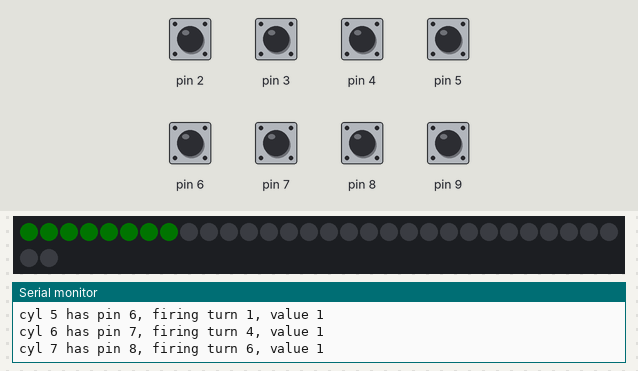
Bench run of a sketch on a simulated Arduino Uno, built with avr-gcc and run on an emulated ATmega328P. Parts: 32 RGB LEDs in strip order, left to right, continuing on the next row, the last lines printed to the serial monitor. The inputs (shaded band) are chosen by the test bench; at power-on: pin 2–9 HIGH. Dim RGB values are drawn brighter than linear.

Above: at 1.4 s.
2.7 s: pin 2 pulled LOW for 0.15 s
4.3 s: pin 3 pulled LOW for 0.15 s
At 5.6 s:
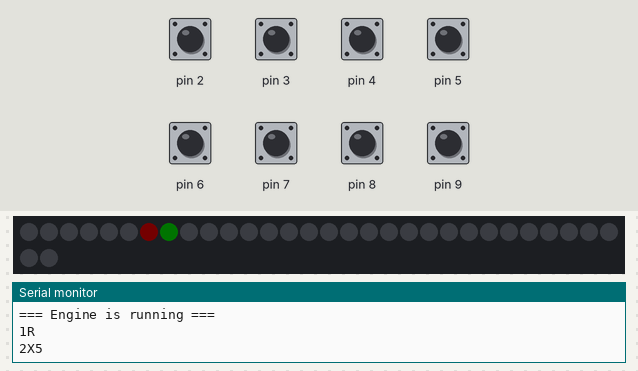
5.9 s: pin 6 pulled LOW for 0.15 s
7.5 s: pin 4 pulled LOW for 0.15 s
At 8.3 s:
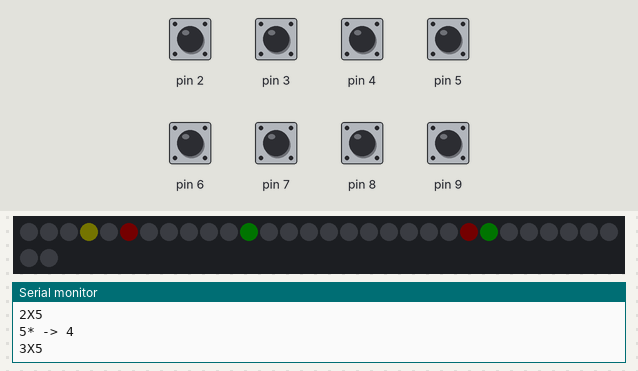
9.1 s: pin 5 pulled LOW for 0.15 s
At 9.17 s:
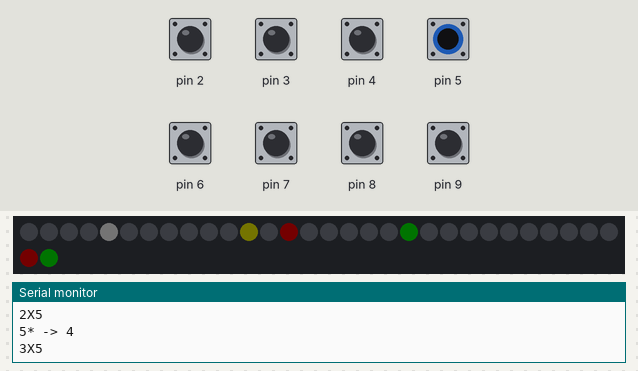
10.7 s: pin 7 pulled LOW for 0.15 s
At 11.9 s:
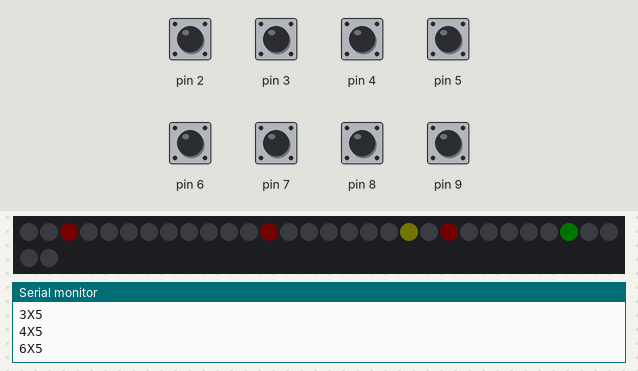
Timing chart, 0 to 13.3 s (numbered marks = the images above; inputs shaded):
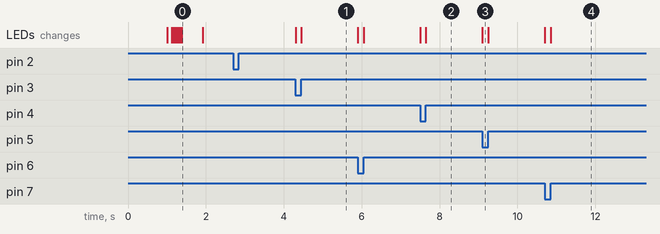

The sketch:

efi_monitor.ino
```cpp
#include "FastLED.h"

// enable this to get output of status to serial at runtime - fine for slow RPM, but can slow things down too much to cope with high RPM.
#define SERIAL_DEBUG
// note that status is sent to serial during startup anyway, this only enables status during run.

#define DATA_PIN 13
#define LED_TYPE WS2812B
#define COLOR_ORDER GRB
static unsigned int const num_led_cols = 8;
static unsigned int const num_led_rows = 4;
static unsigned int const num_leds = num_led_rows * num_led_cols;
#define BRIGHTNESS 96

CRGB leds[num_leds];

uint8_t constexpr const num_cyls = 8;
uint8_t cylinder_pins[num_cyls]{2, 3, 4, 5, 6, 7, 8, 9}; // digital pin number corresponding to each cylinder
uint8_t cylinder_leds[num_cyls]{7, 6, 5, 4, 3, 2, 1, 0}; // first led index corresponding to cylinder
uint8_t cylinder_last_state[num_cyls];

// modify this to test different firing orders:
uint8_t firing_order[num_cyls]{1, 5, 4, 8, 6, 3, 7, 2};  // expected firing order, cylinders indexed from 1 for human-readable clarity
uint8_t firing_turn[num_cyls];  // the turn when each cylinder fires - generated from firing order

uint8_t pulse_in_cycle = num_cyls + 1; // where we are in the engine cycle - default "impossible" value for validation
uint8_t fired_last = 0;
uint8_t expected_to_fire_next = 0;

void setup() {
  delay(1000); // initial delay of a few seconds is recommended for FastLED
  FastLED.addLeds<LED_TYPE, DATA_PIN, COLOR_ORDER>(leds, num_leds).setCorrection(UncorrectedColor); // initializes LED strip
  //FastLED.setBrightness(BRIGHTNESS);// global brightness

  // turn off the LEDs as soon as possible after start
  for(unsigned int led = 0; led != num_leds; ++led) {
    leds[led] = 0x000000;
  }
  FastLED.show();

  Serial.begin(9600);
  Serial.println("=== Restart ===");

  // firing order input is human-readable, firing order array from indexed from 1 to indexed from 0 for easier machine processing
  Serial.print("Firing order: ");
  for(unsigned int i = 0; i != num_cyls; ++i) {
    Serial.print(firing_order[i]);
    Serial.print(" ");
    --firing_order[i];
  }
  Serial.println();
  for(unsigned int cyl = 0; cyl != num_cyls; ++cyl) {
    for(unsigned int i = 0; i != num_cyls; ++i) {
      if(firing_order[i] == cyl) {
        firing_turn[cyl] = i;
        break;
      }
    }
  }

  for(unsigned int cyl = 0; cyl != num_cyls; ++cyl) {
    pinMode(cylinder_pins[cyl], INPUT_PULLUP);
  }
  delay(100);
  for(unsigned int cyl = 0; cyl != num_cyls; ++cyl) {
    cylinder_last_state[cyl] = digitalRead(cylinder_pins[cyl]);
    Serial.print("cyl ");
    Serial.print(cyl + 1);
    Serial.print(" has pin ");
    Serial.print(cylinder_pins[cyl]);
    Serial.print(", firing turn ");
    Serial.print(firing_turn[cyl]);
    Serial.print(", value ");
    Serial.println(cylinder_last_state[cyl]);

    if(cylinder_last_state[cyl] == HIGH) {
      leds[cylinder_leds[cyl]] = 0x000100;
    } else {
      leds[cylinder_leds[cyl]] = 0x010000;
    }
    FastLED.show();
  }
  delay(500);
  for(unsigned int led = 0; led != num_leds; ++led) {
    leds[led] = 0x000000;
  }
  FastLED.show();
  Serial.println("=== Waiting for first pulse ===");

  while(pulse_in_cycle == num_cyls + 1) {
    for(unsigned int cyl = 0; cyl != num_cyls; ++cyl) {
      uint8_t cylinder_new_state = digitalRead(cylinder_pins[cyl]);
      if(cylinder_last_state[cyl] != cylinder_new_state) {
        cylinder_last_state[cyl] = cylinder_new_state;
        if(cylinder_new_state == LOW) {
          fired_last = cyl;

          // we've received a pulse - find out where we are in the cycle based on the firing order
          for(unsigned int i = 0; i != num_cyls; ++i) {
            if(firing_order[i] == cyl) {
              pulse_in_cycle = i;
              Serial.print("First pulse received on cyl ");
              Serial.print(cyl + 1);
              Serial.print(" so we're at ignition ");
              Serial.print(pulse_in_cycle);
              Serial.println(" in the cycle.");
              break;
            }
          }
          if(pulse_in_cycle == num_cyls + 1) {
            Serial.print("ERROR: Pulse received on cyl ");
            Serial.print(cyl + 1);
            Serial.println(" but that cylinder wasn't found in the firing order!  Fix the firing order definition.  Carrying on, but all cylinder fires will show wrong order.");
          } else {
            break;
          }
        }
      }
    }
  }

  uint8_t next_pulse = (pulse_in_cycle + 1) % num_cyls;
  expected_to_fire_next = firing_order[next_pulse];
  Serial.print("Next pulse ");
  Serial.print(next_pulse);
  Serial.print(", expect cyl ");
  Serial.print(expected_to_fire_next + 1);
  Serial.println(" to fire next.");

  Serial.println("=== Engine is running ===");
}

void display_and_scroll() {
  FastLED.show();
  for(unsigned int led_row = num_led_rows - 1; led_row != 0; --led_row) {
    for(unsigned int led_col = 0; led_col != num_led_cols; ++led_col) {
      leds[led_col + (led_row * num_led_cols)] = leds[led_col + ((led_row - 1) * num_led_cols)]; // cascade LED colours along the matrix
    }
  }
  for(unsigned int led_col = 0; led_col != num_led_cols; ++led_col) {
    leds[led_col] = 0x000000; // clear the first column
  }
}

void loop() {
  for(unsigned int cyl = 0; cyl != num_cyls; ++cyl) {
    uint8_t cylinder_new_state = digitalRead(cylinder_pins[cyl]);
    if(cylinder_last_state[cyl] != cylinder_new_state) {
      if(cylinder_new_state == LOW) {
        // only process events once output has been released, so we do nothing when it goes low
        leds[cylinder_leds[cyl]] = 0x010101;
        FastLED.show();

      } else {
        // output has been released, so process the event
        if(cyl == expected_to_fire_next) {
          pulse_in_cycle = (pulse_in_cycle + 1) % num_cyls;
          expected_to_fire_next = firing_order[pulse_in_cycle];
          leds[cylinder_leds[cyl]] = 0x000100; // mark this cylinder as successfully tested, green
          display_and_scroll();
          leds[cylinder_leds[expected_to_fire_next]] = 0x010100; // mark next expected cylinder as yellow

          #ifdef SERIAL_DEBUG
            Serial.print(cyl + 1);
            Serial.print("* -> ");
            Serial.println(expected_to_fire_next); // correct, plus what we expect next
          #endif
        } else if(cyl == fired_last) {
          leds[cylinder_leds[cyl]] = 0x000100; // mark this cylinder as successfully tested, green

          #ifdef SERIAL_DEBUG
            Serial.print(cyl + 1);
            Serial.println("R"); // repeat fire, as expected
          #endif
        } else {
          leds[cylinder_leds[cyl]] = 0x010000; // mark this cylinder as fired out of order, red
          display_and_scroll();

          #ifdef SERIAL_DEBUG
            Serial.print(cyl + 1);
            Serial.print("X"); // incorrect
            Serial.println(expected_to_fire_next + 1);
          #endif
        }

        fired_last = cyl;

      }

      cylinder_last_state[cyl] = cylinder_new_state;
    }
  }
}
```

Measured:
- after the input at 4.3 s, the LEDs: first change at once (image 1 shows a later state)
- after the input at 7.5 s, the LEDs: first change at once (image 2 shows a later state)
- after the input at 9.1 s, the LEDs: change at once (image 3)
- after the input at 10.7 s, the LEDs: first change at once (image 4 shows a later state)
- what the display in image 0 shows lasts 0.5 s, from 1.4 s to 1.9 s
